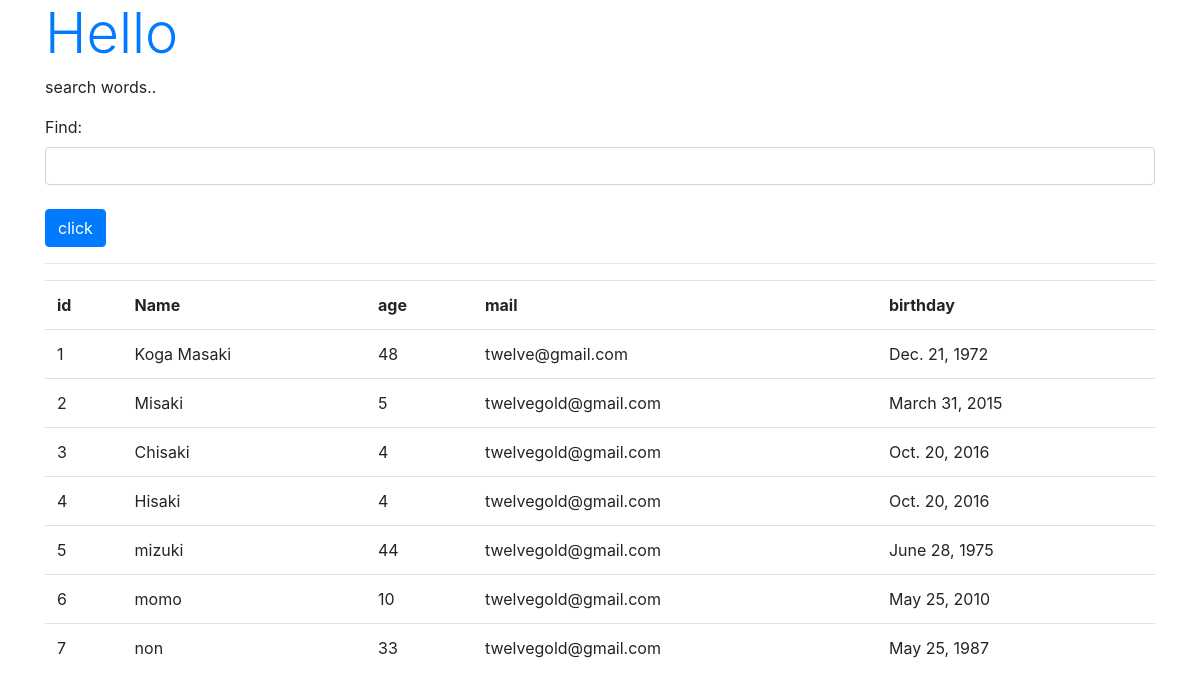
/hello/find, run on the app's committed database.
### hello/models.py (models this page shows, shortened)
class Friend(models.Model):
    name= models.CharField(max_length=100, \
        validators=[MinLengthValidator(5),\
            RegexValidator(r'^[a-z*$')])
    mail= models.EmailField(max_length=200,\
        validators=[EmailValidator()])
    gender=models.BooleanField()
    age=models.IntegerField(validators=[ \
        MinValueValidator(0),\
            MaxValueValidator(150),\
                number_only])#★
    birthday=models.DateField()

### hello/views.py (the view)
# urls.py: path('find',views.find,name='find'),
def find(request):
    if (request.method=='POST'):
        msg=request.POST['find']
        form=FindForm(request.POST)
        sql='select * from hello_friend'
        if (msg !=''):
            sql +=' where ' + msg
        data= Friend.objects.raw(sql)
        mag= sql
    else:
        msg= 'search words..'
        form= FindForm()
        data= Friend.objects.all()
    params= {
        'title':'Hello',
        'message':msg,
        'form':form,
        'data':data,
    }
    return render(request,'hello/find.html',params)

### hello/forms.py
class FindForm(forms.Form):
    find= forms.CharField(label='Find',required=False,\
        widget=forms.TextInput(attrs={'class':'form-control'}))

### hello/templates/hello/find.html (shortened to what this page needs)
{% load static %}
<!DOCTYPE html>
<html lang="ja">
<head>
    <link rel="stylesheet" href="https://stackpath.bootstrapcdn.com/bootstrap/4.3.1/css/bootstrap.min.css">
</head>
<body class='container'>
    <h1 class='display-4 text-primary'>{{ title }}</h1>
    <p> {{ message|safe }} </p>
    <form action=" {% url 'find' %} " method='post'>
        {{ form.as_p }}
        <tr><th></th><td>
            <input type="submit" value='click' class='btn btn-primary mt-2'>
        </td></tr>
    </form>
    <hr>
    <table class='table'>
        <tr>
            <th>id</th>
            <th>Name</th>
            <th>age</th>
            <th>mail</th>
            <th>birthday</th>
        </tr>
        {% for item in data %}
        <tr>
            <td> {{ item.id }} </td>
            <td> {{ item.name }} </td>
            <td> {{ item.age}} </td>
            <td> {{ item.mail }} </td>
            <td> {{ item.birthday }} </td>
        </tr>
        {% endfor%}
    </table>
</body>
</html>

### data on the page
Friend: id "1", name "Koga Masaki", age "48", mail "twelve@gmail.com", birthday "Dec. 21, 1972"
Friend: id "2", name "Misaki", age "5", mail "twelvegold@gmail.com", birthday "March 31, 2015"
Friend: id "3", name "Chisaki", age "4", mail "twelvegold@gmail.com", birthday "Oct. 20, 2016"
Friend: id "4", name "Hisaki", age "4", mail "twelvegold@gmail.com", birthday "Oct. 20, 2016"
Friend: id "5", name "mizuki", age "44", mail "twelvegold@gmail.com", birthday "June 28, 1975"
Friend: id "6", name "momo", age "10", mail "twelvegold@gmail.com", birthday "May 25, 2010"
Friend: id "7", name "non", age "33", mail "twelvegold@gmail.com", birthday "May 25, 1987"

### other printed values
{{ title }} "Hello"
{{ message|safe }} "search words.."
